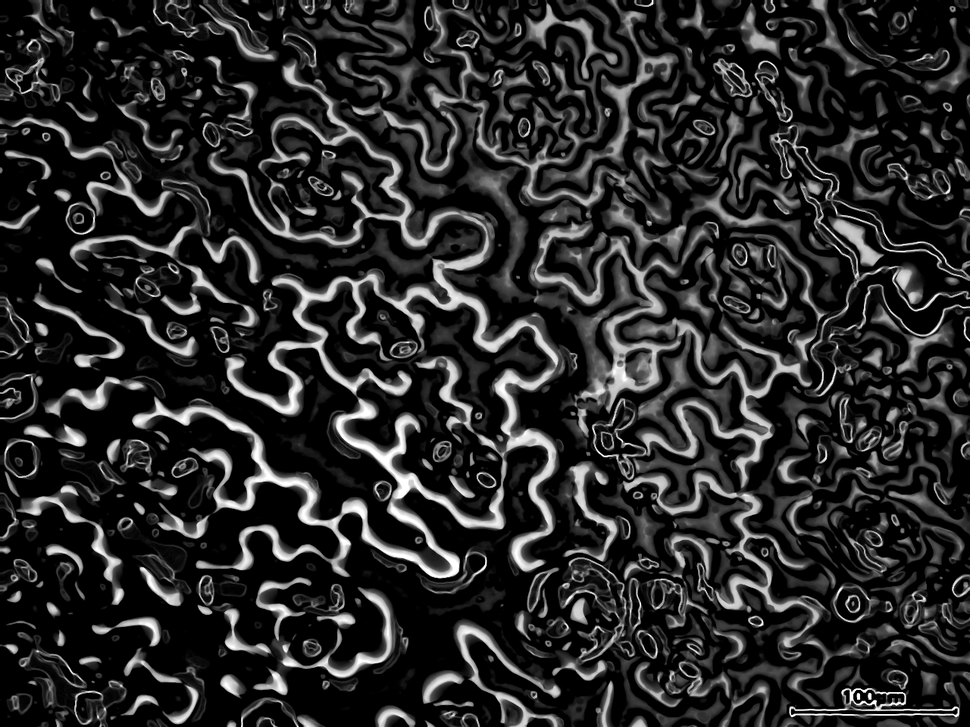
#> input picture check.png, 970 x 727 px, shrunk from 1280 x 960 before the run, given in place of hdg2-2_1_5_3_A.avi, which was not available
$ python Stomata.py
#> lines starting #> are read from the running program, lines starting #| are printed output that depends on the picture
#!/usr/bin/env python3
#here import numpy and cv
import numpy as np
import cv2
import tifffile
from scipy.ndimage import filters
from datetime import datetime
from skimage.morphology import binary_erosion, binary_dilation, ball

VIDEO = 'hdg2-2_1_5_3_A.avi'
DILATION = 5
DILATION_ITER = 5
BLURSIZE = 101
#VideoCapture()=Class for video capturing from video files, image sequences or cameras.
cap = cv2.VideoCapture(VIDEO)


HEAT = None
HEATDIV = None
iter = 0
# Check if video/camera opened successfully
if (cap.isOpened()== False):
  print("Error opening video stream or file")

# Read until video is completed
while(cap.isOpened()):
  # Capture frame-by-frame
  # if frame is read correctly ret is True
  #Our operations on the frame come here inside the frame
    ret, frame = cap.read()
#> frame is the input picture: shape (727, 970, 3); min 0, max 255, mean 40.9
    if iter == 0:
        '''Draw a heatmap overlay over an image.'''
        HEAT = np.zeros_like(frame[:,:,0]).astype('uint8')
        HEATDIV = np.zeros_like(frame[:,:,0]).astype('uint8')
    if ret == False:
	    break
    print("Converting to 8 bit")
    frame = frame.astype(np.uint8)
    filtered= np.copy(frame)
    for idx,plane in enumerate(filtered):
        filtered[idx] = cv2.GaussianBlur(plane,(3,3),0)
    #binary= filtered>cv2.threshold(filtered,20, 255,cv2.THRESH_BINARY_INV)
    # del filtered
    print("detecting Edges")
    edges = cv2.Canny(filtered, threshold1=20, threshold2=20)
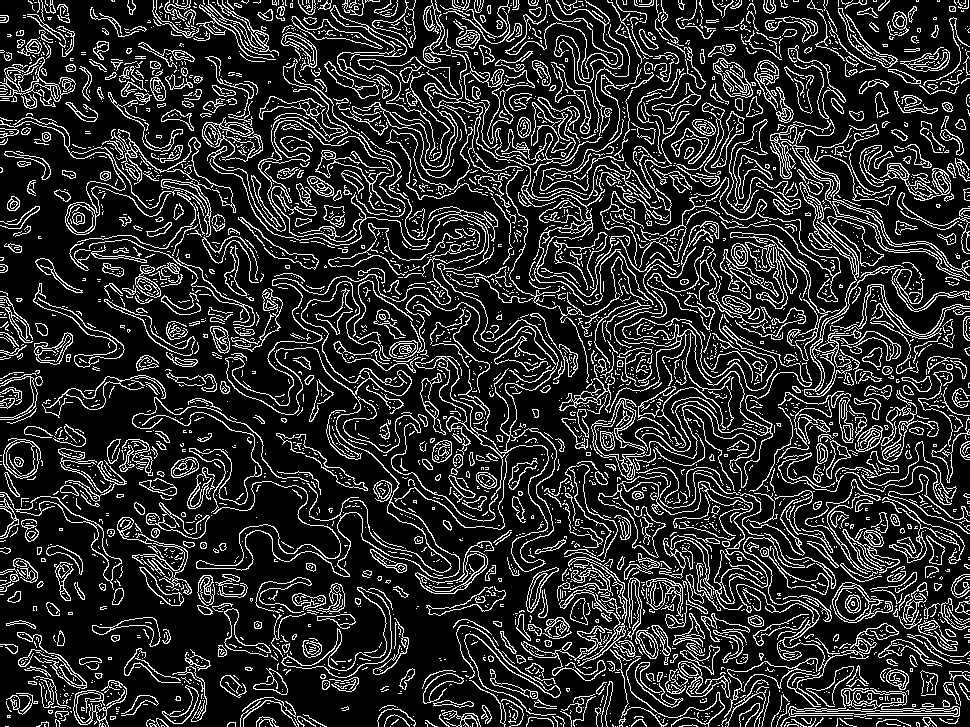
#> edges: shape (727, 970); 17.7% white in thin lines or dots

    print("shifting binary object down")
    shift_mag = int(20+(4/2))
    down_shift = edges[0:0:-shift_mag]
#> down_shift = empty array
    padding = np.zeros((shift_mag, edges.shape[0], edges.shape[0]),dtype=np.uint8)
#> (the run stopped early here; a loop or call above may not have finished)

$ run again, on hdg2-2_1_5_3_AEric_Mine.png
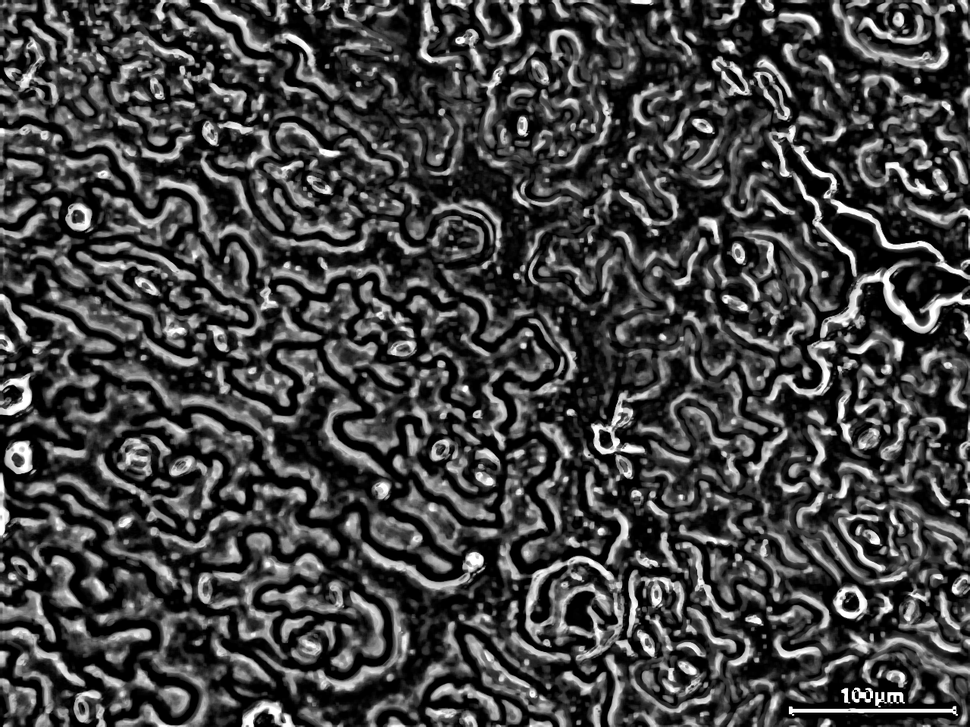
#> input picture hdg2-2_1_5_3_AEric_Mine.png, 970 x 727 px, shrunk from 1280 x 960 before the run, given in place of hdg2-2_1_5_3_A.avi, which was not available
#> frame is the input picture: shape (727, 970, 3); min 0, max 255, mean 66.5
#> `edges = cv2.Canny(filtered, threshold1=20, threshold2=20)`:
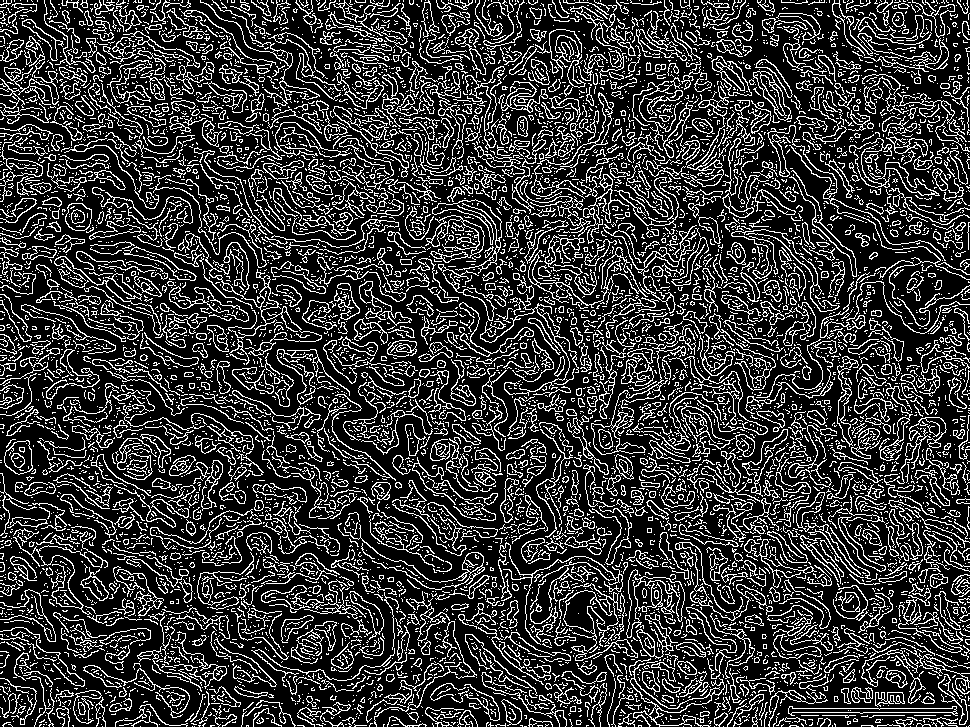
#> edges: shape (727, 970); 21.9% white in thin lines or dots
#> down_shift = empty array
